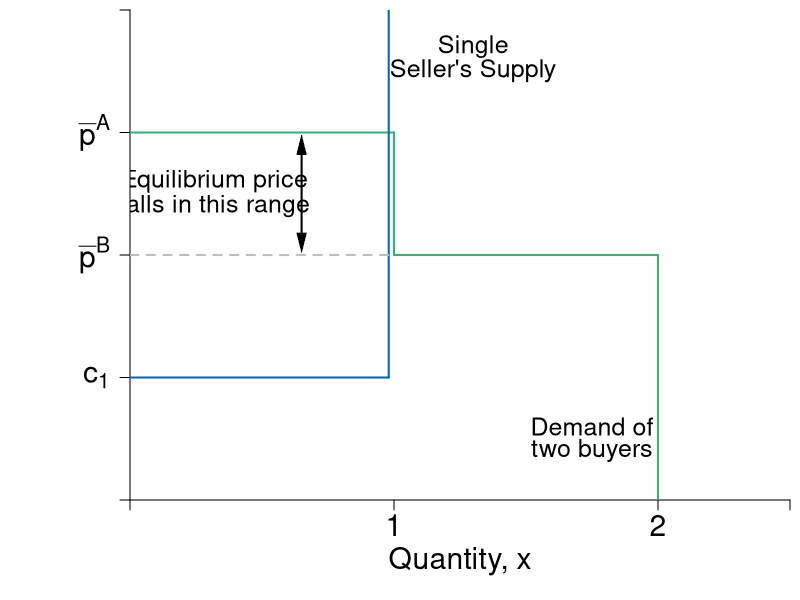

Here is the R script that generated this plot:
require(shape)
pdf(file = "competitionmarkets/makost_market2.pdf", width = 9, height = 7)

#Set parameters for graphics
pointsize <- 1.8
axislabelsize <- 1.8
labelsize <- 1.5
namesize <- 1.8
annotatesize <- 1.5
graphlinewidth <- 2
segmentlinewidth <- 1.5


COL <- c("#7fc97f", "#beaed4", "#fdc086", "#ffff99", "#386cb0", "#f0027f", "#bf5b17", "#666666")
COLA <- c("#e0f3db", "#99d8c9","#66c2a4","#41ae76", "#238b45", "#005824")
COLB <- c("#c6dbef", "#4eb3d3", "#2b8cbe", "#0868ac","#084081")
COLC <- c("#fcfbfd", "#efedf5", "#dadaeb", "#bcbddc", "#9e9ac8", "#807dba", "#6a51a3", "#54278f", "#3f007d")

par(mar =  c(5, 6.5, 0.5, 0.5))

Demand <- function(x, rmax = 20, xmax = 12, n = 10) {
  rmax - (rmax/(n*xmax))*x
}

mrsA <- function(x, rmax = 20, xmax = 10) {
  rmax - (rmax/xmax)*x
}

uA <- function(x, y, rmax = 20, xmax = 10) {
  y + rmax*x - (1/2)(rmax/xmax)*x^2
}


Supply <- function(x, c1 = 0, c2 = 0.05){
  c1 + 2*c2*x
}

xlims <- c(0, 2.5)
ylims <- c(0, 4)

npts <- 501 

plot(0, 0, xlim = xlims, ylim = ylims, type = "n",
     xlab = expression(paste("")),
     ylab = expression(paste("")), 
     xaxt = "n", 
     yaxt = "n", 
     cex.lab = axislabelsize, 
     bty = "n",
     xaxs="i", 
     yaxs="i")

# ticksy <- seq(from = 0, to = ylims[2], by = 2)
# ylabels <- seq(from = 0, to = ylims[2], by = 2)
# ticksx <- seq(from = 0, to = xlims[2], by = 2)
# xlabels <- seq(from = 0, to = xlims[2], by = 2)
ticksy <- c(0, 1, 2, 3, ylims[2])
ylabels <- c(NA, expression(paste(c[1])), expression(paste(bar(p)^B)), expression(paste(bar(p)^A)), NA)
ticksx <- c(0, 1, 2, xlims[2])
xlabels <- c(NA, 1, 2, NA)

axis(1, at = ticksx, pos = 0, labels = xlabels, cex.axis = axislabelsize)
axis(2, at = ticksy, pos = 0, labels = ylabels, las = 1, cex.axis = axislabelsize)


#Line for Demand
segments(0, 3, 1, 3, lty = 1, col = COLA[4] , lwd = graphlinewidth)
segments(1, 2, 2, 2, lty = 1, col = COLA[4] , lwd = graphlinewidth)
segments(1, 2, 1, 3, lty = 1, col = COLA[4] , lwd = graphlinewidth)
segments(2, 2, 2, 0, lty = 1, col = COLA[4] , lwd = graphlinewidth)

#Line for Supply
segments(0, 1, 0.98, 1, lty = 1, col = COLB[4] , lwd = graphlinewidth)
segments(0.98, 1, 0.98, 4, lty = 1, col = COLB[4] , lwd = graphlinewidth)

#For market price
segments(0, 2, 1, 2, lty = 2, "gray" , lwd = graphlinewidth)

#Label axes
mtext(expression(paste("Quantity, ", x)), side=1, line = 3, cex = axislabelsize)
#text(-0.2, 0.5*ylims[2], expression(paste("Price per unit of x, ", p[X])), xpd = TRUE, cex = axislabelsize, srt = 90) 
# 
# points(50, 10, pch = 16, col = "black", cex = 1.5)
# text(52, 10.5, expression(M))
text(1.75, 0.6, expression("Demand of"), cex = labelsize)
text(1.75, 0.4, expression("two buyers"), cex = labelsize)
text(1.3, 3.7, expression("Single"), cex = labelsize)
text(1.3, 3.5, expression("Seller's Supply"), cex = labelsize)

text(0.32, 2.6, expression("Equilibrium price"), cex = labelsize)
text(0.32, 2.4, expression("falls in this range"), cex = labelsize)
Arrows(0.65, 2.1, 0.65, 2.9, col = "black", code =3, lty = 1, lwd = 2, arr.type = "triangle", arr.lwd = 0.5)


dev.off()
